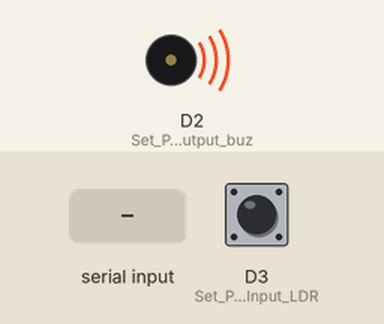
Bench run of a sketch on a simulated ESP8266 (NodeMCU). Parts: buzzer (waves = sounding, pin HIGH). The test bench sets the inputs (shaded band); at power-on: D3 (Set_Pin_D3_sbg_Input_LDR) HIGH. What the sketch prints to the serial monitor is not drawn.

Above: at 1.2 s.
1.3 s: D3 (Set_Pin_D3_sbg_Input_LDR) pulled LOW for 0.15 s
At 1.37 s:
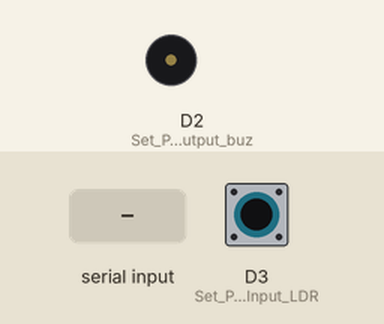
2.9 s: "90,45\n" received over Serial
At 3.8 s:
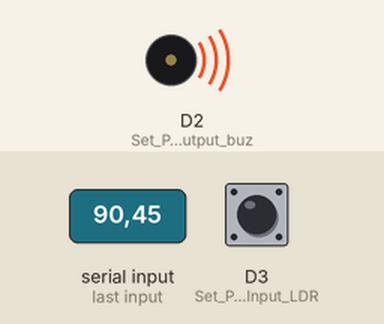
5.9 s: D3 (Set_Pin_D3_sbg_Input_LDR) pulled LOW for 1 s
At 6.7 s:
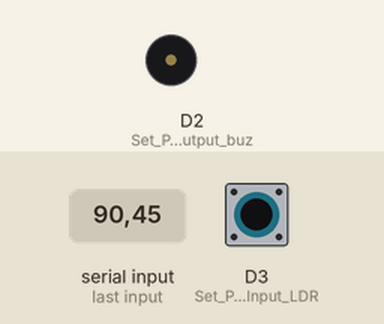
9.9 s: D3 (Set_Pin_D3_sbg_Input_LDR) pulled LOW for 3.2 s
At 13.9 s:
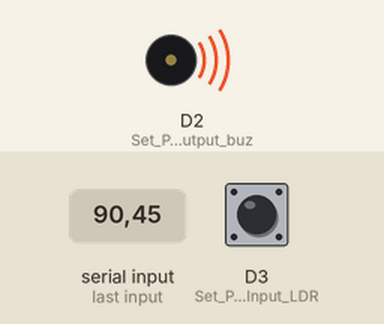
14.6 s: "5\n" received over Serial
17.6 s: "30,150\n" received over Serial
At 18.8 s:
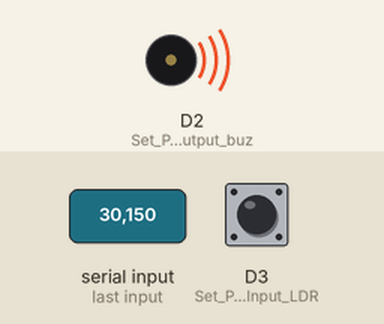
Timing chart, 0 to 20.6 s (numbered marks = the images above; inputs shaded):
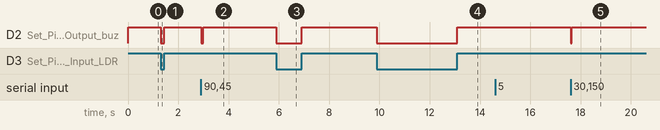

Measured:
- after the input at 1.3 s, D2 (Set_Pin_D2_sbg_Output_buz): HIGH → LOW at once, → HIGH 0.15 s later
- after the input at 2.9 s, D2 (Set_Pin_D2_sbg_Output_buz): HIGH → LOW at once, → HIGH 0.09 s later
- after the input at 5.9 s, D2 (Set_Pin_D2_sbg_Output_buz): HIGH → LOW at once, → HIGH 1.0 s later
- after the input at 9.9 s, D2 (Set_Pin_D2_sbg_Output_buz): HIGH → LOW at once, → HIGH 3.2 s later
- after the input at 17.6 s, D2 (Set_Pin_D2_sbg_Output_buz): HIGH → LOW at once, → HIGH 0.03 s later

The sketch:

ESP8266_InputDigital_buzzer_Serial.ino
```cpp
int baca, nilai,x; //buat variable baca sensor
String text="";
void setup(){
Serial.begin(115200); //Aktifkan Serial di baudrate (bps)
pinMode(D2, OUTPUT); //Set Pin D2 sbg Output buzzer
pinMode(D3, INPUT_PULLUP); //Set Pin D3 sbg Input LDR
}
void loop() {
baca=digitalRead(D3);//baca pin-D3 simpan di var baca
if (baca==1){ //jika var baca logic 1 artinya ada bayangan
digitalWrite(D2, HIGH);//hidupkan buzzer
Serial.println("ada bayangan"); //kirim test ke serial
} //jika tidak logic 0 artinya gelap
else{ //selain itu
digitalWrite(D2, LOW); //matikan buzzer
}
if(Serial.available()){ // jika ada serial masuk
delay(10); text="";
while(Serial.available()){
text+=(char)Serial.read(); // baca isi serial
}
nilai=text.toInt();//ubah dari text jadi angka
Serial.print("setting buzzer: ");//kirim ke serial
Serial.println(nilai);
if (nilai>0){
digitalWrite(D2,LOW); delay(nilai); //buzzer aktif
}else{
digitalWrite(D2,HIGH); delay(5000); //buzzer mati 5s
}
}
}
```
